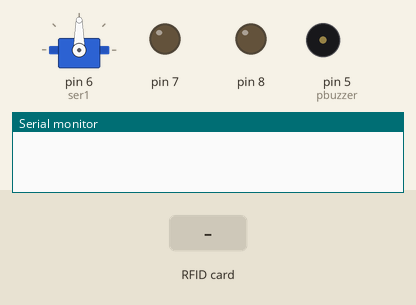
The sketch below on a simulated Arduino Uno, built with avr-gcc and run on an emulated ATmega328P. Parts: servo, output pins drawn as LEDs (lit = HIGH), buzzer (waves = sounding), the last lines printed to the serial monitor. The inputs (shaded band) are chosen by the test bench. Pins used as bus, display or sensor lines are not drawn.

Above: at 1.2 s.
1.3 s: RFID card A0 29 B1 63 held to the reader
At 2.3 s:
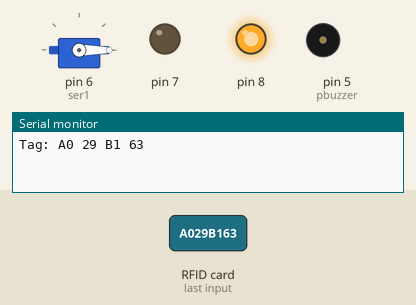
4.3 s: RFID card 04 76 93 DA held to the reader
At 4.46 s:
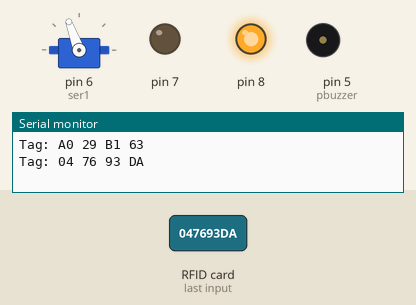
6.1 s: RFID card 5E 7A 19 C4 held to the reader
At 8.0 s:
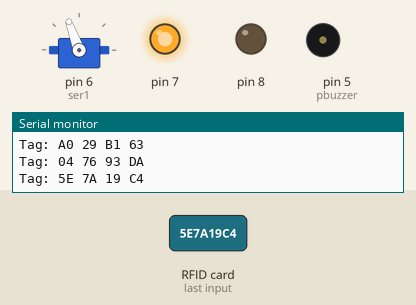
Timing chart, 0 to 10.1 s (numbered marks = the images above; inputs shaded):
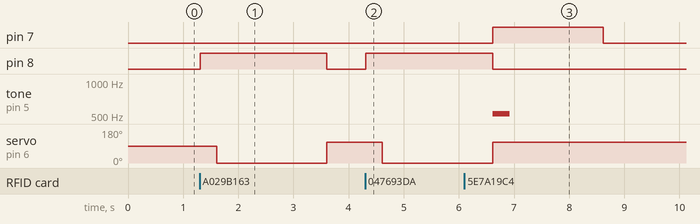

The sketch:

Acceso_seguro.ino
```cpp
#include <SPI.h>
#include <MFRC522.h>
 #include<Servo.h>

MFRC522 mfrc522(10, 9);
Servo ser1;
const int pbuzzer = 5;

void setup()
{
Serial.begin(9600);
SPI.begin();
mfrc522.PCD_Init();
pinMode(8, OUTPUT);
pinMode(7, OUTPUT);

ser1.attach(6,650,2400);

pinMode(pbuzzer,OUTPUT);
}

void loop(){
//here we have to wait for the card, when it is near to the sensor
if ( ! mfrc522.PICC_IsNewCardPresent()){
return;
}
//we can read it's value
if ( ! mfrc522.PICC_ReadCardSerial()) {
return;
}

Serial.print("Tag:");
String content= "";
for (byte i = 0; i < mfrc522.uid.size; i++) {
Serial.print(mfrc522.uid.uidByte[i] < 0x10 ? " 0" : " ");
Serial.print(mfrc522.uid.uidByte[i], HEX);
content.concat(String(mfrc522.uid.uidByte[i] < 0x10 ? " 0" : " "));
content.concat(String(mfrc522.uid.uidByte[i], HEX));
}
content.toUpperCase();
content = content.substring(1);
//lavero,saeta,
if((content == "A0 29 B1 63")||(content == "04 76 93 DA")) {

  digitalWrite(8, HIGH); //green led ON
  delay(300);
  ser1.write(0); //servo OPEN
  delay(2000);
  ser1.write(110); //servo CLOSE

digitalWrite(8, LOW); //green led OFF
}else{
digitalWrite(7, HIGH); //red led ON
tone(pbuzzer,523,300); // red tone sound
delay(2000);
digitalWrite(7, LOW);//red led OFF
}
Serial.println();
}
```

Measured:
- after the input at 1.3 s, pin 8: LOW → HIGH at once, → LOW 2.3 s later; servo on pin 6 (ser1): 90° → 0° after 0.31 s, → 110° 2.0 s later
- after the input at 4.3 s, pin 8: LOW → HIGH at once; servo on pin 6 (ser1): 110° → 0° after 0.31 s
- after the input at 6.1 s, pin 7: LOW → HIGH after 0.52 s, → LOW 2.0 s later; tone on pin 5 (pbuzzer): silent → 523 Hz after 0.52 s, → silent 0.30 s later
